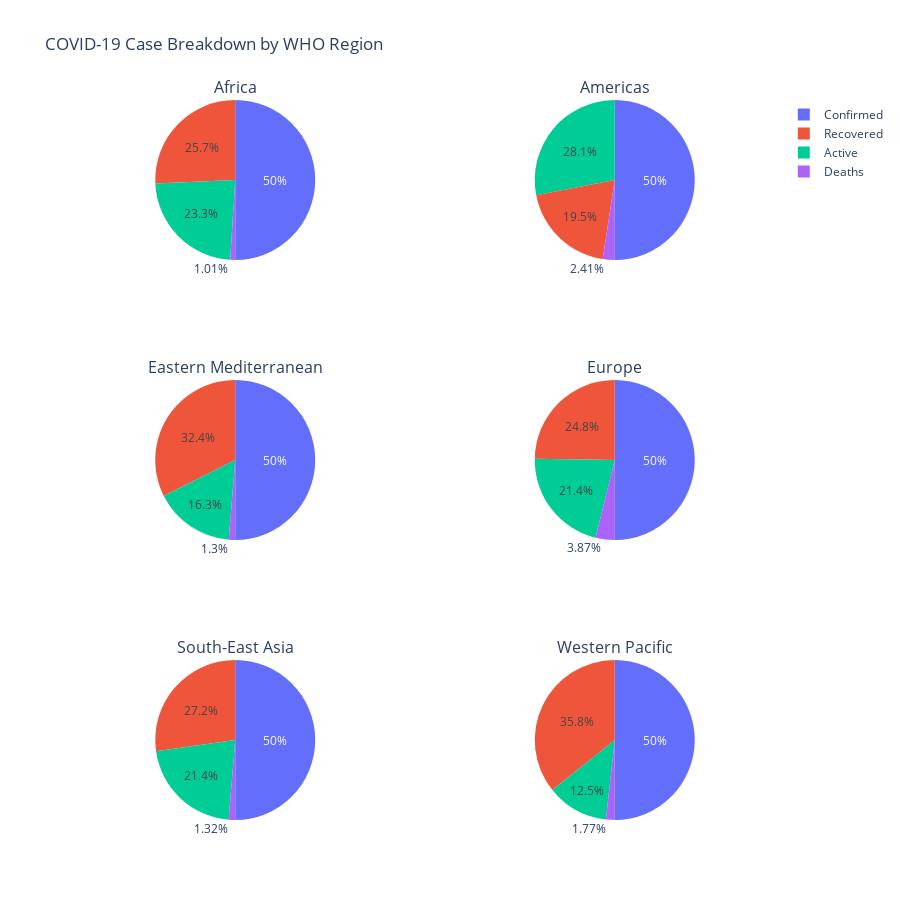

Here is the notebook cell this chart was saved with:
### Code cell
# List of regions to include
regions = [
    "Africa",
    "Americas",
    "Eastern Mediterranean",
    "Europe",
    "South-East Asia",
    "Western Pacific"
]

# Create subplot (3 rows, 2 columns)
fig = make_subplots(
    rows=3, cols=2,
    specs=[
        [{"type": "domain"}, {"type": "domain"}],
        [{"type": "domain"}, {"type": "domain"}],
        [{"type": "domain"}, {"type": "domain"}]
    ],
    subplot_titles=regions
)

row, col = 1, 1

for region in regions:
    # Filter the region
    reg_data = df_region[df_region["WHO Region"] == region].iloc[0]

    # Add the pie chart
    fig.add_trace(
        go.Pie(
            labels=["Confirmed", "Deaths", "Recovered", "Active"],
            values=[
                reg_data["Confirmed"],
                reg_data["Deaths"],
                reg_data["Recovered"],
                reg_data["Active"]
            ],
            name=region
        ),
        row=row, col=col
    )

    # Move to next subplot cell
    col += 1
    if col == 3:  
        col = 1
        row += 1

fig.update_layout(
    title="COVID-19 Case Breakdown by WHO Region",
    height=900
)

fig.show()

### Figure 1 — Plotly figure (JSON) as saved in the notebook; plotly's stock layout.template omitted (floating-point values rounded to 4 significant figures)
{"data": [{"domain": {"x": [0, 0.45], "y": [0.7778, 1]}, "labels": ["Confirmed", "Deaths", "Recovered", "Active"], "name": "Africa", "type": "pie", "values": [21791827, 439978, 11193730, 10158119]}, {"domain": {"x": [0.55, 1], "y": [0.7778, 1]}, "labels": ["Confirmed", "Deaths", "Recovered", "Active"], "name": "Americas", "type": "pie", "values": [402261194, 19359292, 157069444, 225832458]}, {"domain": {"x": [0, 0.45], "y": [0.3889, 0.6111]}, "labels": ["Confirmed", "Deaths", "Recovered", "Active"], "name": "Eastern Mediterranean", "type": "pie", "values": [74082892, 1924029, 48050703, 24108160]}, {"domain": {"x": [0.55, 1], "y": [0.3889, 0.6111]}, "labels": ["Confirmed", "Deaths", "Recovered", "Active"], "name": "Europe", "type": "pie", "values": [248879793, 19271040, 123202075, 106406678]}, {"domain": {"x": [0, 0.45], "y": [0, 0.2222]}, "labels": ["Confirmed", "Deaths", "Recovered", "Active"], "name": "South-East Asia", "type": "pie", "values": [55118365, 1458134, 30030327, 23629904]}, {"domain": {"x": [0.55, 1], "y": [0, 0.2222]}, "labels": ["Confirmed", "Deaths", "Recovered", "Active"], "name": "Western Pacific", "type": "pie", "values": [26374411, 932430, 18861950, 6580031]}], "layout": {"annotations": [{"font": {"size": 16}, "showarrow": false, "text": "Africa", "x": 0.225, "xanchor": "center", "xref": "paper", "y": 1, "yanchor": "bottom", "yref": "paper"}, {"font": {"size": 16}, "showarrow": false, "text": "Americas", "x": 0.775, "xanchor": "center", "xref": "paper", "y": 1, "yanchor": "bottom", "yref": "paper"}, {"font": {"size": 16}, "showarrow": false, "text": "Eastern Mediterranean", "x": 0.225, "xanchor": "center", "xref": "paper", "y": 0.6111, "yanchor": "bottom", "yref": "paper"}, {"font": {"size": 16}, "showarrow": false, "text": "Europe", "x": 0.775, "xanchor": "center", "xref": "paper", "y": 0.6111, "yanchor": "bottom", "yref": "paper"}, {"font": {"size": 16}, "showarrow": false, "text": "South-East Asia", "x": 0.225, "xanchor": "center", "xref": "paper", "y": 0.2222, "yanchor": "bottom", "yref": "paper"}, {"font": {"size": 16}, "showarrow": false, "text": "Western Pacific", "x": 0.775, "xanchor": "center", "xref": "paper", "y": 0.2222, "yanchor": "bottom", "yref": "paper"}], "height": 900, "title": {"text": "COVID-19 Case Breakdown by WHO Region"}}}
